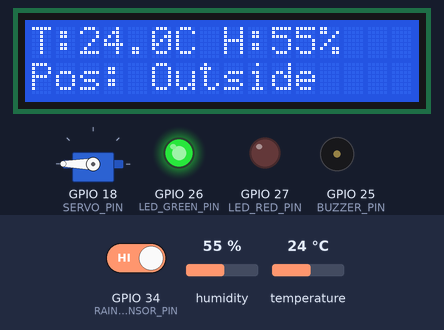
The sketch below on a simulated ESP32. On the bench: 16×2 character LCD, servo, output pins drawn as LEDs (lit = HIGH), buzzer (waves = sounding, pin HIGH). The inputs (shaded band) are chosen by the test bench; at power-on: GPIO 34 (RAIN_SENSOR_PIN) HIGH, humidity 55 %, temperature 24 °C. WiFi joins after 1.5 s; servers stay silent unless stated; uploads are accepted with an empty reply; what the sketch prints to the serial monitor is not drawn.

Above: at 6.8 s.
6.9 s: GPIO 34 (RAIN_SENSOR_PIN) driven LOW
At 9.2 s:
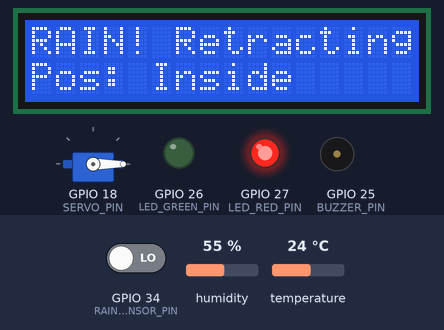
9.4 s: GPIO 34 (RAIN_SENSOR_PIN) driven HIGH
At 10.7 s:
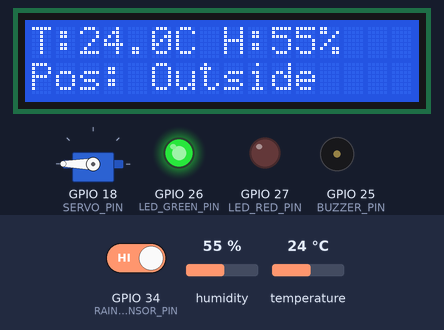
11.0 s: humidity set to 22 %
At 11.5 s:
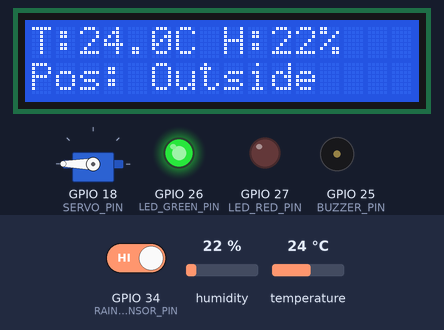
12.7 s: temperature set to 12 °C
At 14.7 s:
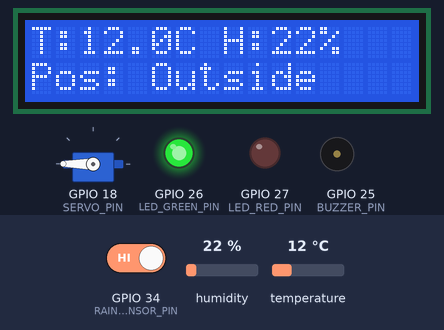
15.0 s: humidity set to 40 %
At 16.8 s:
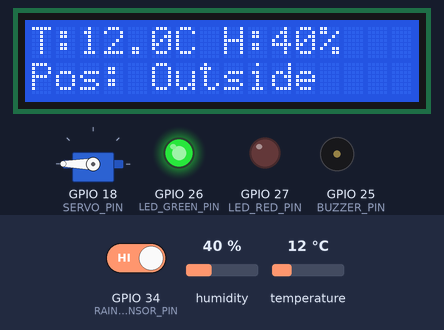
17.1 s: temperature set to 19 °C
At 19.2 s:
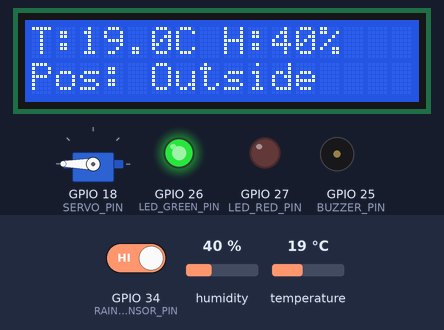
Timing chart, 0 to 20.5 s (numbered marks = the images above; inputs shaded):
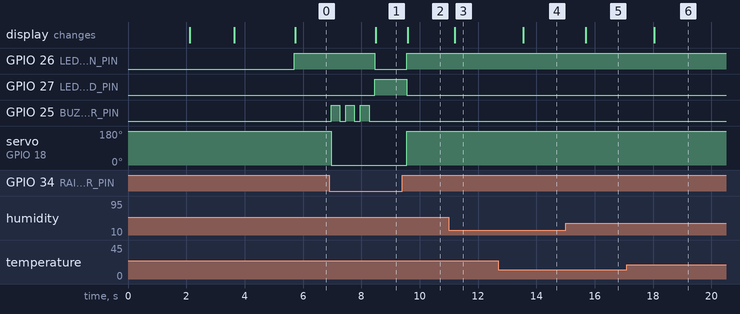

The sketch:

arduino_esp32.ino
```cpp
/*
 * =============================================
 * Rain Detection and Control System for Outdoor Laundry
 * Case Study: MKU Hostels
 * Student: Butera Abdulaziz
 * Mount Kigali University - March 2026
 * =============================================
 *
 * Hardware:
 *   - ESP32 Microcontroller
 *   - Rain Sensor (Digital pin)
 *   - DHT11 Temperature & Humidity Sensor
 *   - SG90 Servo Motor (clothesline control)
 *   - 16x2 LCD with I2C interface
 *   - LED indicators (Green = clear, Red = rain)
 *   - Buzzer (alarm on rain detection)
 *
 * Libraries required (install via Arduino Library Manager):
 *   - DHT sensor library by Adafruit
 *   - ESP32Servo
 *   - LiquidCrystal_I2C
 *   - WiFi (built-in with ESP32)
 *   - HTTPClient (built-in with ESP32)
 */

#include <WiFi.h>
#include <HTTPClient.h>
#include <DHT.h>
#include <ESP32Servo.h>
#include <LiquidCrystal_I2C.h>

// ---- WiFi Configuration ----
const char* ssid     = "YOUR_WIFI_NAME";       // Change to your WiFi SSID
const char* password = "YOUR_WIFI_PASSWORD";   // Change to your WiFi password

// ---- Server Configuration ----
// Change to your server IP/domain where rain_system is hosted
const String serverURL = "http://192.168.1.100/rain_system/api/sensor_data.php";

// ---- Pin Configuration ----
#define RAIN_SENSOR_PIN   34    // Rain sensor digital output (D34)
#define DHT_PIN           4     // DHT11 data pin (D4)
#define SERVO_PIN         18    // Servo motor signal pin (D18)
#define LED_GREEN_PIN     26    // Green LED - No Rain
#define LED_RED_PIN       27    // Red LED - Rain Detected
#define BUZZER_PIN        25    // Buzzer pin

// ---- DHT11 Setup ----
#define DHT_TYPE DHT11
DHT dht(DHT_PIN, DHT_TYPE);

// ---- Servo Setup ----
Servo clothesServo;
#define SERVO_EXTEND  180   // Clothes outside (drying)
#define SERVO_RETRACT 0     // Clothes inside (sheltered)

// ---- LCD Setup (I2C: SDA=21, SCL=22) ----
LiquidCrystal_I2C lcd(0x27, 16, 2);

// ---- State Variables ----
bool isRaining       = false;
bool wasRaining      = false;
bool autoMode        = true;
int  servoPosition   = SERVO_EXTEND;
unsigned long lastSendTime = 0;
const unsigned long SEND_INTERVAL = 5000; // Send data every 5 seconds

// ---- Setup ----
void setup() {
    Serial.begin(115200);
    Serial.println("\n\n=== Rain Detection System Starting ===");
    Serial.println("MKU Hostel - RUGAMBA Saidi");

    // Init pins
    pinMode(RAIN_SENSOR_PIN, INPUT);
    pinMode(LED_GREEN_PIN, OUTPUT);
    pinMode(LED_RED_PIN, OUTPUT);
    pinMode(BUZZER_PIN, OUTPUT);

    // Start DHT
    dht.begin();

    // Start LCD
    lcd.init();
    lcd.backlight();
    lcd.setCursor(0, 0);
    lcd.print("Rain Detection");
    lcd.setCursor(0, 1);
    lcd.print("System Starting");
    delay(2000);

    // Init Servo - start extended (outside)
    clothesServo.attach(SERVO_PIN);
    clothesServo.write(SERVO_EXTEND);
    servoPosition = SERVO_EXTEND;

    // Connect to WiFi
    connectWiFi();

    // Initial display
    updateLCD("System Ready", "Clothes: Outside");
    Serial.println("=== System Ready ===\n");
}

// ---- Main Loop ----
void loop() {
    // Read sensors
    int rainRaw  = digitalRead(RAIN_SENSOR_PIN);
    isRaining    = (rainRaw == LOW);  // LOW = rain detected (active low)

    float temperature = dht.readTemperature();
    float humidity    = dht.readHumidity();

    // Validate DHT readings
    if (isnan(temperature)) temperature = 0.0;
    if (isnan(humidity))    humidity    = 0.0;

    // Print to Serial Monitor
    Serial.print("Rain: ");
    Serial.print(isRaining ? "RAINING" : "DRY");
    Serial.print(" | Temp: ");
    Serial.print(temperature);
    Serial.print("°C | Humidity: ");
    Serial.print(humidity);
    Serial.println("%");

    // ----- Auto Control Logic -----
    if (autoMode) {
        if (isRaining && !wasRaining) {
            // Rain just started - retract clothes
            Serial.println(">> RAIN DETECTED - Retracting clothes...");
            retractClothes();
            triggerAlarm();
        } else if (!isRaining && wasRaining) {
            // Rain stopped - extend clothes
            Serial.println(">> Rain stopped - Extending clothes...");
            extendClothes();
        }
    }

    wasRaining = isRaining;

    // Update indicators
    updateLEDs();
    updateLCD(temperature, humidity);

    // Send data to server every SEND_INTERVAL milliseconds
    unsigned long now = millis();
    if (now - lastSendTime >= SEND_INTERVAL) {
        lastSendTime = now;
        if (WiFi.status() == WL_CONNECTED) {
            sendToServer(isRaining, temperature, humidity);
        } else {
            Serial.println("WiFi disconnected - attempting reconnect...");
            connectWiFi();
        }
    }

    delay(500);
}

// ---- Retract Clothes (inside/sheltered) ----
void retractClothes() {
    clothesServo.write(SERVO_RETRACT);
    servoPosition = SERVO_RETRACT;
    Serial.println("Servo: Retracted (0°)");
}

// ---- Extend Clothes (outside/drying) ----
void extendClothes() {
    clothesServo.write(SERVO_EXTEND);
    servoPosition = SERVO_EXTEND;
    Serial.println("Servo: Extended (180°)");
}

// ---- Alarm (buzzer beep on rain) ----
void triggerAlarm() {
    for (int i = 0; i < 3; i++) {
        digitalWrite(BUZZER_PIN, HIGH);
        delay(300);
        digitalWrite(BUZZER_PIN, LOW);
        delay(200);
    }
}

// ---- Update LED Indicators ----
void updateLEDs() {
    if (isRaining) {
        digitalWrite(LED_GREEN_PIN, LOW);
        digitalWrite(LED_RED_PIN, HIGH);
    } else {
        digitalWrite(LED_GREEN_PIN, HIGH);
        digitalWrite(LED_RED_PIN, LOW);
    }
}

// ---- Update LCD Display ----
void updateLCD(float temp, float humi) {
    lcd.clear();
    lcd.setCursor(0, 0);
    if (isRaining) {
        lcd.print("RAIN! Retracting");
    } else {
        lcd.print("T:");
        lcd.print(temp, 1);
        lcd.print("C H:");
        lcd.print(humi, 0);
        lcd.print("%");
    }
    lcd.setCursor(0, 1);
    lcd.print(servoPosition == SERVO_RETRACT ? "Pos: Inside    " : "Pos: Outside   ");
}

void updateLCD(String line1, String line2) {
    lcd.clear();
    lcd.setCursor(0, 0);
    lcd.print(line1);
    lcd.setCursor(0, 1);
    lcd.print(line2);
}

// ---- Send Data to PHP Server ----
void sendToServer(bool rain, float temp, float humi) {
    HTTPClient http;
    String rainStr = rain ? "RAINING" : "DRY";
    String url = serverURL + "?rain=" + rainStr
                           + "&temp=" + String(temp, 1)
                           + "&humi=" + String(humi, 1);

    Serial.print("Sending: ");
    Serial.println(url);

    http.begin(url);
    int httpCode = http.GET();

    if (httpCode > 0) {
        String response = http.getString();
        Serial.print("Server response: ");
        Serial.println(response);

        // Check if server sent a command back
        if (response.indexOf("\"command\":\"retract\"") >= 0) {
            Serial.println("Manual command: RETRACT");
            retractClothes();
        } else if (response.indexOf("\"command\":\"extend\"") >= 0) {
            Serial.println("Manual command: EXTEND");
            extendClothes();
        }
    } else {
        Serial.print("HTTP error: ");
        Serial.println(http.errorToString(httpCode));
    }

    http.end();
}

// ---- WiFi Connection ----
void connectWiFi() {
    lcd.clear();
    lcd.setCursor(0, 0);
    lcd.print("Connecting WiFi");

    WiFi.begin(ssid, password);
    Serial.print("Connecting to WiFi");

    int attempts = 0;
    while (WiFi.status() != WL_CONNECTED && attempts < 20) {
        delay(500);
        Serial.print(".");
        attempts++;
    }

    if (WiFi.status() == WL_CONNECTED) {
        Serial.println("\nWiFi Connected!");
        Serial.print("IP Address: ");
        Serial.println(WiFi.localIP());

        lcd.clear();
        lcd.setCursor(0, 0);
        lcd.print("WiFi Connected");
        lcd.setCursor(0, 1);
        lcd.print(WiFi.localIP().toString());
        delay(2000);
    } else {
        Serial.println("\nWiFi Failed! Running offline.");
        lcd.clear();
        lcd.setCursor(0, 0);
        lcd.print("WiFi Failed");
        lcd.setCursor(0, 1);
        lcd.print("Offline Mode");
        delay(2000);
    }
}
```

Measured:
- after the input at 6.9 s, GPIO 26 (LED_GREEN_PIN): HIGH → LOW after 1.6 s; GPIO 27 (LED_RED_PIN): LOW → HIGH after 1.6 s; GPIO 25 (BUZZER_PIN): alternates HIGH for 0.30 s and LOW for 0.20 s, 6 changes in all, then stays LOW, starting after 0.06 s; servo on GPIO 18 (SERVO_PIN): 180° → 0° after 0.06 s; the display: changes after 1.6 s (image 1)
- after the input at 9.4 s, GPIO 26 (LED_GREEN_PIN): LOW → HIGH after 0.15 s; GPIO 27 (LED_RED_PIN): HIGH → LOW after 0.15 s; servo on GPIO 18 (SERVO_PIN): 0° → 180° after 0.15 s; the display: changes after 0.18 s (image 2)
- after the input at 11.0 s, the display: changes after 0.20 s (image 3)
- after the input at 12.7 s, the display: changes after 0.85 s (image 4)
- after the input at 15.0 s, the display: changes after 0.69 s (image 5)
- after the input at 17.1 s, the display: changes after 0.94 s (image 6)
